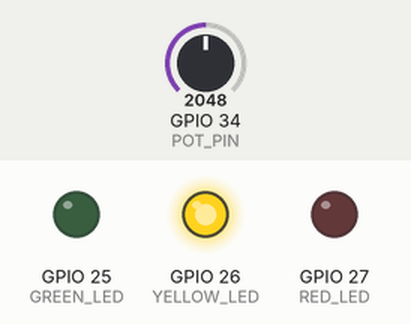
This program was run on a simulated ESP32. Shown: output pins drawn as LEDs (lit = HIGH). Dashed ring = blinking. The inputs (shaded band) are chosen by the test bench; at power-on: GPIO 34 (POT_PIN) = 2048 (analog values on the 0–4095 scale). WiFi joins after 1.5 s; servers stay silent unless stated; the local clock reads 2024-03-15 10:24:30 at power-on unless the program sets it; no MQTT or app messages arrive unless stated; what the program prints to the serial monitor is not drawn.

Above: at 3.7 s.
3.8 s: GPIO 34 (POT_PIN) set to 3006
5.8 s: GPIO 34 (POT_PIN) set to 3134
At 8.61 s:
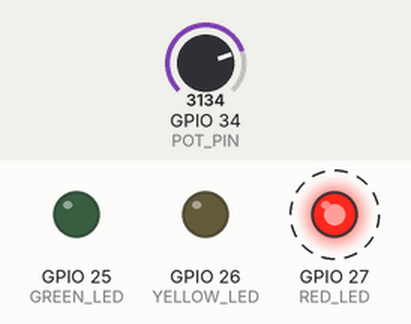
9.9 s: GPIO 34 (POT_PIN) set to 2047
At 11.6 s:
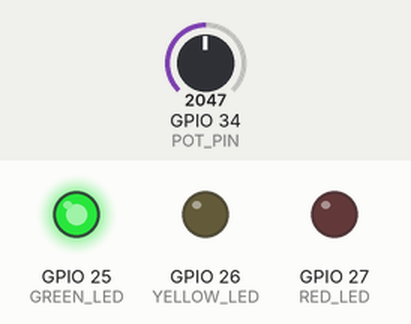
12.1 s: GPIO 34 (POT_PIN) set to 2106
At 13.2 s:
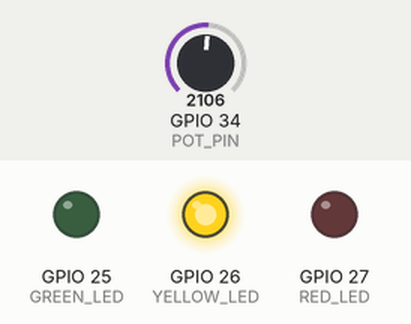
14.1 s: GPIO 34 (POT_PIN) set to 1228
At 15.9 s:
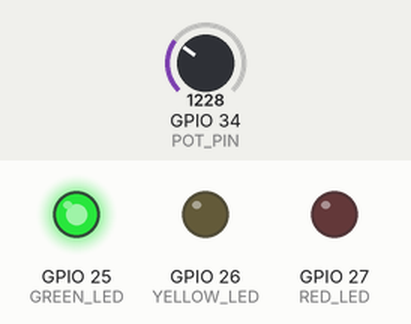
Timing chart, 0 to 17.1 s (numbered marks = the images above; inputs shaded):
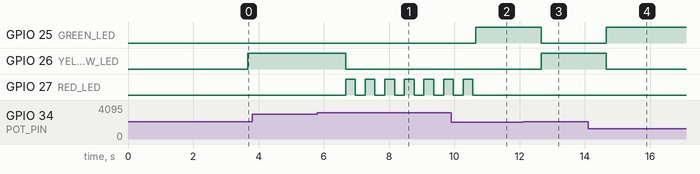

The program:

main.cpp
```cpp
#include <Arduino.h>
#include <WiFi.h>
#include <WiFiClientSecure.h>
#include <PubSubClient.h>
#include <time.h>

// ============================================================
// CHRIST SMART CAMPUS - SMART ENERGY MODULE
// SIMULATED ENERGY MONITORING SYSTEM
// ============================================================

// ---------------- WI-FI AND MQTT CONFIGURATION ----------------

WiFiClientSecure secureClient;
PubSubClient mqttClient(secureClient);

const char* WIFI_SSID = "Wokwi-GUEST";
const char* WIFI_PASSWORD = "";

const char* MQTT_BROKER = "broker.emqx.io";
const int MQTT_PORT = 8883;

const char* TELEMETRY_TOPIC =
    "christ-smart-campus/v1/energy/BLOCK-A/ENERGY-A-ESP32-01/telemetry";
const char* STATUS_TOPIC =
    "christ-smart-campus/v1/energy/BLOCK-A/ENERGY-A-ESP32-01/status";

const unsigned long MQTT_RECONNECT_INTERVAL = 5000;
const unsigned long STATUS_INTERVAL = 30000;

unsigned long lastMQTTAttempt = 0;
unsigned long lastStatusPublish = 0;

// ---------------- DEVICE INFORMATION ----------------

const char* DEVICE_ID = "ENERGY-A-ESP32-01";
const char* CAMPUS_ID = "CHRIST-DEMO";
const char* BUILDING_ID = "BLOCK-A";
const char* ZONE_ID = "ENERGY-LAB-A";

// ---------------- GPIO CONFIGURATION ----------------

const int POT_PIN = 34;

const int GREEN_LED = 25;
const int YELLOW_LED = 26;
const int RED_LED = 27;

// ---------------- SIMULATION PARAMETERS ----------------

// These are simulated electrical values.
// The potentiometer is NOT a real current sensor.

const float SIMULATED_VOLTAGE = 12.0;
const float MAX_CURRENT = 2.0;

const int ADC_MAX_VALUE = 4095;

// ---------------- POWER THRESHOLDS ----------------

// 0 W to below 12 W: NORMAL
// 12 W to 18 W: MODERATE
// Above 18 W: HIGH

const float MODERATE_THRESHOLD_W = 12.0;
const float HIGH_THRESHOLD_W = 18.0;

// ---------------- TIMING ----------------

const unsigned long READING_INTERVAL = 1000;
const unsigned long BLINK_INTERVAL = 300;

// ---------------- ENERGY VARIABLES ----------------

float voltage = SIMULATED_VOLTAGE;
float current = 0.0;
float power = 0.0;
float energyKWh = 0.0;

float previousPower = 0.0;

unsigned long lastReadingTime = 0;
unsigned long lastBlinkTime = 0;

bool redLedState = false;

// ---------------- LOAD STATUS ----------------

enum LoadStatus {
    NO_LOAD,
    NORMAL_LOAD,
    MODERATE_LOAD,
    HIGH_LOAD
};

LoadStatus loadStatus = NO_LOAD;

// ============================================================
// READ SIMULATED CURRENT
// ============================================================

float readSimulatedCurrent() {

    int adcValue = analogRead(POT_PIN);

    // Convert ADC reading to simulated current (0-2 A).
    float simulatedCurrent =
        (adcValue / (float)ADC_MAX_VALUE) * MAX_CURRENT;

    return simulatedCurrent;
}

// ============================================================
// CALCULATE POWER
// ============================================================

float calculatePower(float v, float i) {
    return v * i;
}

// ============================================================
// ACCUMULATE ENERGY
// ============================================================

void calculateEnergy(unsigned long elapsedMs) {

    // Trapezoidal integration:
    // average power (W) * elapsed hours = Wh
    // Wh / 1000 = kWh

    float averagePower = (previousPower + power) / 2.0;

    float elapsedHours = elapsedMs / 3600000.0;

    energyKWh += (averagePower * elapsedHours) / 1000.0;

    previousPower = power;
}

// ============================================================
// DETERMINE LOAD STATUS
// ============================================================

LoadStatus determineLoadStatus() {

    if (current < 0.05) {
        return NO_LOAD;
    }

    if (power < MODERATE_THRESHOLD_W) {
        return NORMAL_LOAD;
    }

    if (power <= HIGH_THRESHOLD_W) {
        return MODERATE_LOAD;
    }

    return HIGH_LOAD;
}

// ============================================================
// LOAD STATUS AS TEXT
// ============================================================

const char* getLoadStatusName(LoadStatus status) {

    switch (status) {

        case NO_LOAD:
            return "NO LOAD";

        case NORMAL_LOAD:
            return "NORMAL";

        case MODERATE_LOAD:
            return "MODERATE";

        case HIGH_LOAD:
            return "HIGH CONSUMPTION";

        default:
            return "UNKNOWN";
    }
}

// ============================================================
// LED CONTROL
// ============================================================

void updateLEDs(unsigned long currentTime) {

    switch (loadStatus) {

        case NO_LOAD:

            digitalWrite(GREEN_LED, LOW);
            digitalWrite(YELLOW_LED, LOW);
            digitalWrite(RED_LED, LOW);

            redLedState = false;
            break;

        case NORMAL_LOAD:

            digitalWrite(GREEN_LED, HIGH);
            digitalWrite(YELLOW_LED, LOW);
            digitalWrite(RED_LED, LOW);

            redLedState = false;
            break;

        case MODERATE_LOAD:

            digitalWrite(GREEN_LED, LOW);
            digitalWrite(YELLOW_LED, HIGH);
            digitalWrite(RED_LED, LOW);

            redLedState = false;
            break;

        case HIGH_LOAD:

            digitalWrite(GREEN_LED, LOW);
            digitalWrite(YELLOW_LED, LOW);

            // Blink the red LED during high consumption.
            if (currentTime - lastBlinkTime >= BLINK_INTERVAL) {

                lastBlinkTime = currentTime;

                redLedState = !redLedState;

                digitalWrite(
                    RED_LED,
                    redLedState ? HIGH : LOW
                );
            }

            break;
    }
}

// ============================================================
// DISPLAY ENERGY STATUS
// ============================================================

void displayEnergyStatus() {

    Serial.println();
    Serial.println("========================================");
    Serial.println("       CHRIST SMART CAMPUS");
    Serial.println("          SMART ENERGY");
    Serial.println("========================================");

    Serial.print("Device ID: ");
    Serial.println(DEVICE_ID);

    Serial.println("----------------------------------------");

    Serial.print("Voltage: ");
    Serial.print(voltage, 2);
    Serial.println(" V (simulated)");

    Serial.print("Current: ");
    Serial.print(current, 3);
    Serial.println(" A (simulated)");

    Serial.print("Power: ");
    Serial.print(power, 2);
    Serial.println(" W (simulated)");

    Serial.print("Energy Consumed: ");
    Serial.print(energyKWh, 6);
    Serial.println(" kWh (simulated)");

    Serial.println("----------------------------------------");

    Serial.print("Load Status: ");
    Serial.println(getLoadStatusName(loadStatus));

    Serial.print("LED Indicator: ");

    switch (loadStatus) {

        case NO_LOAD:
            Serial.println("ALL OFF");
            break;

        case NORMAL_LOAD:
            Serial.println("GREEN ON");
            break;

        case MODERATE_LOAD:
            Serial.println("YELLOW ON");
            break;

        case HIGH_LOAD:
            Serial.println("RED BLINKING");
            break;
    }

    if (loadStatus == HIGH_LOAD) {
        Serial.println("ALERT: HIGH POWER CONSUMPTION!");
    }

    Serial.println("========================================");
}


const char* getLoadStatusCode(LoadStatus status) {
    switch (status) {
        case NO_LOAD: return "no_load";
        case NORMAL_LOAD: return "normal";
        case MODERATE_LOAD: return "moderate";
        case HIGH_LOAD: return "high_consumption";
        default: return "unknown";
    }
}

// ============================================================
// DASHBOARD TELEMETRY - ONE AGGREGATED JSON RECORD
// All electrical readings in this module are simulated.
// ============================================================
String getTimestamp() {
    time_t now = time(nullptr);
    if (now < 1700000000) return "";

    struct tm timeinfo;
    gmtime_r(&now, &timeinfo);

    char timestamp[25];
    strftime(timestamp, sizeof(timestamp), "%Y-%m-%dT%H:%M:%SZ", &timeinfo);
    return String(timestamp);
}

void connectWiFi() {
    Serial.println();
    Serial.print("Connecting to Wi-Fi");

    WiFi.mode(WIFI_STA);
    WiFi.begin(WIFI_SSID, WIFI_PASSWORD);

    while (WiFi.status() != WL_CONNECTED) {
        delay(500);
        Serial.print(".");
    }

    Serial.println();
    Serial.println("Wi-Fi connected!");
    Serial.print("IP Address: ");
    Serial.println(WiFi.localIP());
}

void syncTime() {
    configTime(0, 0, "pool.ntp.org", "time.nist.gov");
    Serial.println("Synchronizing UTC time...");

    time_t now = time(nullptr);
    int attempts = 0;
    while (now < 1700000000 && attempts < 20) {
        delay(500);
        now = time(nullptr);
        attempts++;
    }

    if (now >= 1700000000) Serial.println("Time synchronized successfully.");
    else Serial.println("WARNING: Time synchronization failed.");
}

bool connectMQTT() {
    if (WiFi.status() != WL_CONNECTED) {
        Serial.println("Wi-Fi is disconnected. MQTT connection skipped.");
        return false;
    }

    if (mqttClient.connected()) return true;

    Serial.println();
    Serial.println("--- MQTT TLS CONNECTION ---");
    Serial.println("Connecting to broker.emqx.io:8883...");

    String clientId = String(DEVICE_ID) + "-" +
                      String((uint32_t)ESP.getEfuseMac(), HEX);

    if (mqttClient.connect(clientId.c_str())) {
        Serial.println("MQTT TLS CONNECTION SUCCESSFUL!");
        Serial.print("Client ID: ");
        Serial.println(clientId);
        lastStatusPublish = 0;
        return true;
    }

    Serial.print("MQTT connection failed. State: ");
    Serial.println(mqttClient.state());
    return false;
}

void maintainMQTTConnection() {
    if (WiFi.status() != WL_CONNECTED) return;

    if (mqttClient.connected()) {
        mqttClient.loop();
        return;
    }

    if (millis() - lastMQTTAttempt >= MQTT_RECONNECT_INTERVAL) {
        lastMQTTAttempt = millis();
        connectMQTT();
    }
}

void publishDeviceStatus() {
    if (!mqttClient.connected()) return;

    String timestamp = getTimestamp();
    String payload = "{";
    payload += "\"message_type\":\"device_status\",";
    payload += "\"schema_version\":\"1.0\",";
    payload += "\"campus_id\":\"" + String(CAMPUS_ID) + "\",";
    payload += "\"module\":\"energy\",";
    payload += "\"building_id\":\"" + String(BUILDING_ID) + "\",";
    payload += "\"zone_id\":\"" + String(ZONE_ID) + "\",";
    payload += "\"device_id\":\"" + String(DEVICE_ID) + "\",";
    payload += "\"timestamp\":";
    payload += timestamp.length() ? "\"" + timestamp + "\"" : "null";
    payload += ",\"timestamp_ms\":" + String(millis()) + ",";
    payload += "\"status\":\"online\"}";

    if (mqttClient.publish(STATUS_TOPIC, payload.c_str())) {
        Serial.println("Energy device online status published.");
    } else {
        Serial.println("Energy device status publish failed.");
    }
}

void publishEnergyTelemetry() {
    String payload;
    payload.reserve(1000);
    payload = "{";
    payload += "\"message_type\":\"telemetry\",\"schema_version\":\"1.0\",";
    payload += "\"campus_id\":\"" + String(CAMPUS_ID) + "\",";
    payload += "\"module\":\"energy\",\"building_id\":\"" + String(BUILDING_ID) + "\",";
    payload += "\"zone_id\":\"" + String(ZONE_ID) + "\",";
    payload += "\"device_id\":\"" + String(DEVICE_ID) + "\",";
    String timestamp = getTimestamp();
    payload += "\"timestamp\":";
    payload += timestamp.length() ? "\"" + timestamp + "\"" : "null";
    payload += ",\"timestamp_ms\":" + String(millis()) + ",";
    payload += "\"measurement_mode\":\"simulated\",\"metrics\":{";
    payload += "\"voltage\":{\"value\":" + String(voltage, 2) + ",\"unit\":\"V\",\"status\":\"normal\"},";
    payload += "\"current\":{\"value\":" + String(current, 3) + ",\"unit\":\"A\",\"status\":\"normal\"},";
    payload += "\"power\":{\"value\":" + String(power, 2) + ",\"unit\":\"W\",\"status\":\"normal\"},";
    payload += "\"energy_consumed\":{\"value\":" + String(energyKWh, 6) + ",\"unit\":\"kWh\",\"status\":\"normal\"},";
    payload += "\"load_status\":{\"value\":\"" + String(getLoadStatusCode(loadStatus)) + "\",\"unit\":\"state\",\"status\":\"normal\"}";
    payload += "}}";
    Serial.println(payload);

    if (mqttClient.connected()) {
        if (mqttClient.publish(TELEMETRY_TOPIC, payload.c_str())) {
            Serial.println("Energy telemetry published to MQTT.");
        } else {
            Serial.println("Energy telemetry MQTT publish failed.");
        }
    } else {
        Serial.println("MQTT is disconnected. Energy telemetry was not sent.");
    }
}

// ============================================================
// INITIALIZE HARDWARE
// ============================================================

void initializeHardware() {

    pinMode(POT_PIN, INPUT);

    pinMode(GREEN_LED, OUTPUT);
    pinMode(YELLOW_LED, OUTPUT);
    pinMode(RED_LED, OUTPUT);

    digitalWrite(GREEN_LED, LOW);
    digitalWrite(YELLOW_LED, LOW);
    digitalWrite(RED_LED, LOW);

    analogReadResolution(12);
    analogSetPinAttenuation(POT_PIN, ADC_11db);
}

// ============================================================
// SETUP
// ============================================================

void setup() {

    Serial.begin(115200);
    delay(1000);

    Serial.println();
    Serial.println("========================================");
    Serial.println("       CHRIST SMART CAMPUS");
    Serial.println("          SMART ENERGY");
    Serial.println("========================================");

    Serial.println("Initializing energy monitoring system...");

    initializeHardware();

    connectWiFi();
    syncTime();

    // Prototype setting: certificate validation is disabled.
    // Replace with the broker CA certificate for production deployments.
    secureClient.setInsecure();
    mqttClient.setServer(MQTT_BROKER, MQTT_PORT);
    mqttClient.setKeepAlive(30);
    mqttClient.setSocketTimeout(5);
    mqttClient.setBufferSize(1024);

    connectMQTT();

    lastReadingTime = millis();
    lastBlinkTime = millis();

    Serial.println("Hardware initialized successfully.");
    Serial.println("Measurement mode: SIMULATED");
    Serial.println("Voltage: 12 V (fixed simulation)");
    Serial.println("Current range: 0 to 2 A (simulated)");
    Serial.println("Adjust the potentiometer to change load.");
}

// ============================================================
// MAIN LOOP
// ============================================================

void loop() {

    maintainMQTTConnection();

    unsigned long currentTime = millis();

    // Update simulated measurements once per second.
    if (currentTime - lastReadingTime >= READING_INTERVAL) {

        unsigned long elapsedMs =
            currentTime - lastReadingTime;

        lastReadingTime = currentTime;

        current = readSimulatedCurrent();

        power = calculatePower(voltage, current);

        calculateEnergy(elapsedMs);

        loadStatus = determineLoadStatus();

        displayEnergyStatus();
        publishEnergyTelemetry();
    }

    // Called continuously so red LED blinks smoothly.
    updateLEDs(millis());

    if (mqttClient.connected() &&
        currentTime - lastStatusPublish >= STATUS_INTERVAL) {
        lastStatusPublish = currentTime;
        publishDeviceStatus();
    }
}
```

Measured:
- the behaviour switches between 3071 and 3072 on GPIO 34 (POT_PIN) (found by bisection; images 0 and 1)
- the behaviour switches between 2047 and 2048 on GPIO 34 (POT_PIN) (found by bisection; images 2 and 3)
- after the input at 3.8 s, every drawn part: stays the same
- after the input at 5.8 s, GPIO 26 (YELLOW_LED): HIGH → LOW after 0.87 s; GPIO 27 (RED_LED): alternates HIGH for 0.30 s and LOW for 0.30 s, starting after 0.87 s
- after the input at 9.9 s, GPIO 25 (GREEN_LED): LOW → HIGH after 0.76 s; GPIO 27 (RED_LED): goes on until 10.6 s, then stays LOW
- after the input at 12.1 s, GPIO 25 (GREEN_LED): HIGH → LOW after 0.56 s; GPIO 26 (YELLOW_LED): LOW → HIGH after 0.56 s
- after the input at 14.1 s, GPIO 25 (GREEN_LED): LOW → HIGH after 0.56 s; GPIO 26 (YELLOW_LED): HIGH → LOW after 0.56 s
